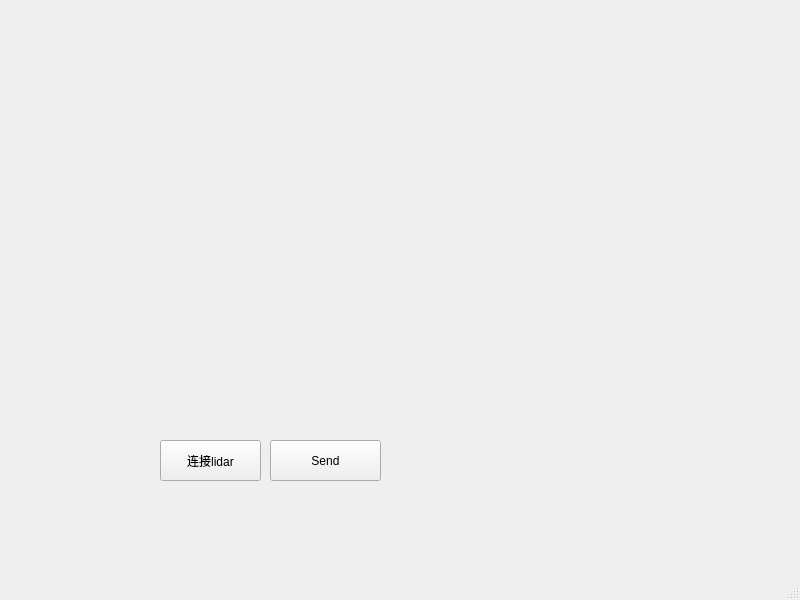
<?xml version="1.0" encoding="UTF-8"?>
<ui version="4.0">
 <class>MainWindow</class>
 <widget class="QMainWindow" name="MainWindow">
  <property name="geometry">
   <rect>
    <x>0</x>
    <y>0</y>
    <width>800</width>
    <height>600</height>
   </rect>
  </property>
  <property name="windowTitle">
   <string>MainWindow</string>
  </property>
  <widget class="QWidget" name="centralwidget">
   <widget class="QPushButton" name="connectButton">
    <property name="geometry">
     <rect>
      <x>160</x>
      <y>440</y>
      <width>101</width>
      <height>41</height>
     </rect>
    </property>
    <property name="text">
     <string>连接lidar</string>
    </property>
   </widget>
   <widget class="QPushButton" name="sendButton">
    <property name="geometry">
     <rect>
      <x>270</x>
      <y>440</y>
      <width>111</width>
      <height>41</height>
     </rect>
    </property>
    <property name="text">
     <string>Send</string>
    </property>
   </widget>
  </widget>
  <widget class="QMenuBar" name="menubar">
   <property name="geometry">
    <rect>
     <x>0</x>
     <y>0</y>
     <width>800</width>
     <height>23</height>
    </rect>
   </property>
  </widget>
  <widget class="QStatusBar" name="statusbar"/>
 </widget>
 <resources/>
 <connections/>
</ui>
